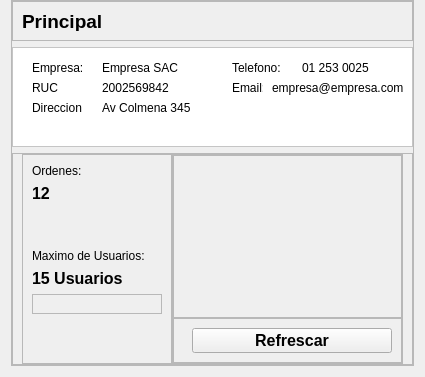
               <widget class="QWidget" name="pageA_Principal0">
                <property name="font">
                 <font>
                  <pointsize>8</pointsize>
                 </font>
                </property>
                <layout class="QHBoxLayout" name="horizontalLayout_5">
                 <property name="topMargin">
                  <number>0</number>
                 </property>
                 <item>
                  <widget class="QFrame" name="cuerpo">
                   <property name="minimumSize">
                    <size>
                     <width>0</width>
                     <height>0</height>
                    </size>
                   </property>
                   <property name="maximumSize">
                    <size>
                     <width>700</width>
                     <height>16777215</height>
                    </size>
                   </property>
                   <property name="styleSheet">
                    <string notr="true"/>
                   </property>
                   <property name="frameShape">
                    <enum>QFrame::StyledPanel</enum>
                   </property>
                   <property name="frameShadow">
                    <enum>QFrame::Raised</enum>
                   </property>
                   <layout class="QVBoxLayout" name="verticalLayout_3">
                    <property name="spacing">
                     <number>6</number>
                    </property>
                    <property name="leftMargin">
                     <number>0</number>
                    </property>
                    <property name="topMargin">
                     <number>0</number>
                    </property>
                    <property name="rightMargin">
                     <number>0</number>
                    </property>
                    <property name="bottomMargin">
                     <number>0</number>
                    </property>
                    <item>
                     <widget class="QFrame" name="Atitulo">
                      <property name="maximumSize">
                       <size>
                        <width>16777215</width>
                        <height>40</height>
                       </size>
                      </property>
                      <property name="frameShape">
                       <enum>QFrame::StyledPanel</enum>
                      </property>
                      <property name="frameShadow">
                       <enum>QFrame::Raised</enum>
                      </property>
                      <layout class="QVBoxLayout" name="verticalLayout_4">
                       <item>
                        <widget class="QLabel" name="label_2">
                         <property name="font">
                          <font>
                           <pointsize>14</pointsize>
                           <weight>75</weight>
                           <bold>true</bold>
                          </font>
                         </property>
                         <property name="styleSheet">
                          <string notr="true">color: rgb(0, 0, 0);</string>
                         </property>
                         <property name="text">
                          <string>Principal</string>
                         </property>
                        </widget>
                       </item>
                      </layout>
                     </widget>
                    </item>
                    <item>
                     <widget class="QFrame" name="Btexto">
                      <property name="minimumSize">
                       <size>
                        <width>0</width>
                        <height>100</height>
                       </size>
                      </property>
                      <property name="maximumSize">
                       <size>
                        <width>16777215</width>
                        <height>100</height>
                       </size>
                      </property>
                      <property name="styleSheet">
                       <string notr="true">background-color: rgb(255, 255, 255);</string>
                      </property>
                      <property name="frameShape">
                       <enum>QFrame::StyledPanel</enum>
                      </property>
                      <property name="frameShadow">
                       <enum>QFrame::Raised</enum>
                      </property>
                      <widget class="QLabel" name="label_13">
                       <property name="geometry">
                        <rect>
                         <x>20</x>
                         <y>10</y>
                         <width>51</width>
                         <height>21</height>
                        </rect>
                       </property>
                       <property name="text">
                        <string>Empresa:</string>
                       </property>
                      </widget>
                      <widget class="QLabel" name="label_14">
                       <property name="geometry">
                        <rect>
                         <x>90</x>
                         <y>10</y>
                         <width>91</width>
                         <height>21</height>
                        </rect>
                       </property>
                       <property name="text">
                        <string>Empresa SAC</string>
                       </property>
                      </widget>
                      <widget class="QLabel" name="label_15">
                       <property name="geometry">
                        <rect>
                         <x>90</x>
                         <y>30</y>
                         <width>91</width>
                         <height>21</height>
                        </rect>
                       </property>
                       <property name="text">
                        <string>2002569842</string>
                       </property>
                      </widget>
                      <widget class="QLabel" name="label_16">
                       <property name="geometry">
                        <rect>
                         <x>20</x>
                         <y>30</y>
                         <width>51</width>
                         <height>21</height>
                        </rect>
                       </property>
                       <property name="text">
                        <string>RUC</string>
                       </property>
                      </widget>
                      <widget class="QLabel" name="label_17">
                       <property name="geometry">
                        <rect>
                         <x>90</x>
                         <y>50</y>
                         <width>91</width>
                         <height>21</height>
                        </rect>
                       </property>
                       <property name="text">
                        <string>Av Colmena 345</string>
                       </property>
                      </widget>
                      <widget class="QLabel" name="label_22">
                       <property name="geometry">
                        <rect>
                         <x>20</x>
                         <y>50</y>
                         <width>51</width>
                         <height>21</height>
                        </rect>
                       </property>
                       <property name="text">
                        <string>Direccion</string>
                       </property>
                      </widget>
                      <widget class="QLabel" name="label_23">
                       <property name="geometry">
                        <rect>
                         <x>220</x>
                         <y>10</y>
                         <width>51</width>
                         <height>21</height>
                        </rect>
                       </property>
                       <property name="text">
                        <string>Telefono:</string>
                       </property>
                      </widget>
                      <widget class="QLabel" name="label_24">
                       <property name="geometry">
                        <rect>
                         <x>290</x>
                         <y>10</y>
                         <width>91</width>
                         <height>21</height>
                        </rect>
                       </property>
                       <property name="text">
                        <string>01 253 0025</string>
                       </property>
                      </widget>
                      <widget class="QLabel" name="label_28">
                       <property name="geometry">
                        <rect>
                         <x>260</x>
                         <y>30</y>
                         <width>131</width>
                         <height>21</height>
                        </rect>
                       </property>
                       <property name="text">
                        <string>empresa@empresa.com</string>
                       </property>
                      </widget>
                      <widget class="QLabel" name="label_31">
                       <property name="geometry">
                        <rect>
                         <x>220</x>
                         <y>30</y>
                         <width>31</width>
                         <height>21</height>
                        </rect>
                       </property>
                       <property name="text">
                        <string>Email:</string>
                       </property>
                      </widget>
                     </widget>
                    </item>
                    <item>
                     <widget class="QFrame" name="Cbody">
                      <property name="frameShape">
                       <enum>QFrame::StyledPanel</enum>
                      </property>
                      <property name="frameShadow">
                       <enum>QFrame::Raised</enum>
                      </property>
                      <layout class="QHBoxLayout" name="horizontalLayout_6">
                       <property name="spacing">
                        <number>0</number>
                       </property>
                       <property name="topMargin">
                        <number>0</number>
                       </property>
                       <property name="bottomMargin">
                        <number>0</number>
                       </property>
                       <item>
                        <widget class="QFrame" name="frame_8">
                         <property name="minimumSize">
                          <size>
                           <width>150</width>
                           <height>0</height>
                          </size>
                         </property>
                         <property name="maximumSize">
                          <size>
                           <width>150</width>
                           <height>16777215</height>
                          </size>
                         </property>
                         <property name="frameShape">
                          <enum>QFrame::StyledPanel</enum>
                         </property>
                         <property name="frameShadow">
                          <enum>QFrame::Raised</enum>
                         </property>
                         <layout class="QVBoxLayout" name="verticalLayout_7">
                          <item>
                           <widget class="QLabel" name="label_3">
                            <property name="font">
                             <font>
                              <pointsize>9</pointsize>
                             </font>
                            </property>
                            <property name="text">
                             <string>Ordenes:</string>
                            </property>
                           </widget>
                          </item>
                          <item>
                           <widget class="QLabel" name="txtTotal_item">
                            <property name="font">
                             <font>
                              <pointsize>12</pointsize>
                              <weight>75</weight>
                              <bold>true</bold>
                             </font>
                            </property>
                            <property name="text">
                             <string>12</string>
                            </property>
                           </widget>
                          </item>
                          <item>
                           <spacer name="verticalSpacer_3">
                            <property name="orientation">
                             <enum>Qt::Vertical</enum>
                            </property>
                            <property name="sizeHint" stdset="0">
                             <size>
                              <width>20</width>
                              <height>40</height>
                             </size>
                            </property>
                           </spacer>
                          </item>
                          <item>
                           <widget class="QLabel" name="label_5">
                            <property name="font">
                             <font>
                              <pointsize>9</pointsize>
                             </font>
                            </property>
                            <property name="text">
                             <string>Maximo de Usuarios:</string>
                            </property>
                           </widget>
                          </item>
                          <item>
                           <widget class="QLabel" name="txtMaximo_item">
                            <property name="font">
                             <font>
                              <pointsize>12</pointsize>
                              <weight>75</weight>
                              <bold>true</bold>
                             </font>
                            </property>
                            <property name="text">
                             <string>15 Usuarios</string>
                            </property>
                           </widget>
                          </item>
                          <item>
                           <widget class="QFrame" name="frame_11">
                            <property name="minimumSize">
                             <size>
                              <width>0</width>
                              <height>20</height>
                             </size>
                            </property>
                            <property name="frameShape">
                             <enum>QFrame::StyledPanel</enum>
                            </property>
                            <property name="frameShadow">
                             <enum>QFrame::Raised</enum>
                            </property>
                           </widget>
                          </item>
                          <item>
                           <spacer name="verticalSpacer_2">
                            <property name="orientation">
                             <enum>Qt::Vertical</enum>
                            </property>
                            <property name="sizeHint" stdset="0">
                             <size>
                              <width>20</width>
                              <height>40</height>
                             </size>
                            </property>
                           </spacer>
                          </item>
                         </layout>
                        </widget>
                       </item>
                       <item>
                        <widget class="QFrame" name="frame_7">
                         <property name="frameShape">
                          <enum>QFrame::StyledPanel</enum>
                         </property>
                         <property name="frameShadow">
                          <enum>QFrame::Raised</enum>
                         </property>
                         <layout class="QVBoxLayout" name="verticalLayout_6">
                          <property name="spacing">
                           <number>0</number>
                          </property>
                          <property name="leftMargin">
                           <number>0</number>
                          </property>
                          <property name="topMargin">
                           <number>0</number>
                          </property>
                          <property name="rightMargin">
                           <number>0</number>
                          </property>
                          <property name="bottomMargin">
                           <number>0</number>
                          </property>
                          <item>
                           <widget class="QFrame" name="frame_9">
                            <property name="frameShape">
                             <enum>QFrame::StyledPanel</enum>
                            </property>
                            <property name="frameShadow">
                             <enum>QFrame::Raised</enum>
                            </property>
                            <layout class="QHBoxLayout" name="horizontalLayout_7">
                             <property name="spacing">
                              <number>0</number>
                             </property>
                             <property name="leftMargin">
                              <number>0</number>
                             </property>
                             <property name="topMargin">
                              <number>0</number>
                             </property>
                             <property name="rightMargin">
                              <number>0</number>
                             </property>
                             <property name="bottomMargin">
                              <number>0</number>
                             </property>
                            </layout>
                           </widget>
                          </item>
                          <item>
                           <widget class="QFrame" name="frame_10">
                            <property name="minimumSize">
                             <size>
                              <width>0</width>
                              <height>45</height>
                             </size>
                            </property>
                            <property name="maximumSize">
                             <size>
                              <width>16777215</width>
                              <height>45</height>
                             </size>
                            </property>
                            <property name="frameShape">
                             <enum>QFrame::StyledPanel</enum>
                            </property>
                            <property name="frameShadow">
                             <enum>QFrame::Raised</enum>
                            </property>
                            <layout class="QHBoxLayout" name="horizontalLayout_8">
                             <item>
                              <spacer name="horizontalSpacer">
                               <property name="orientation">
                                <enum>Qt::Horizontal</enum>
                               </property>
                               <property name="sizeHint" stdset="0">
                                <size>
                                 <width>9</width>
                                 <height>20</height>
                                </size>
                               </property>
                              </spacer>
                             </item>
                             <item>
                              <widget class="QPushButton" name="btnRefrescar">
                               <property name="minimumSize">
                                <size>
                                 <width>200</width>
                                 <height>25</height>
                                </size>
                               </property>
                               <property name="maximumSize">
                                <size>
                                 <width>200</width>
                                 <height>25</height>
                                </size>
                               </property>
                               <property name="font">
                                <font>
                                 <pointsize>12</pointsize>
                                 <weight>75</weight>
                                 <bold>true</bold>
                                </font>
                               </property>
                               <property name="text">
                                <string>Refrescar</string>
                               </property>
                              </widget>
                             </item>
                            </layout>
                           </widget>
                          </item>
                         </layout>
                        </widget>
                       </item>
                      </layout>
                     </widget>
                    </item>
                   </layout>
                  </widget>
                 </item>
                </layout>
               </widget>
